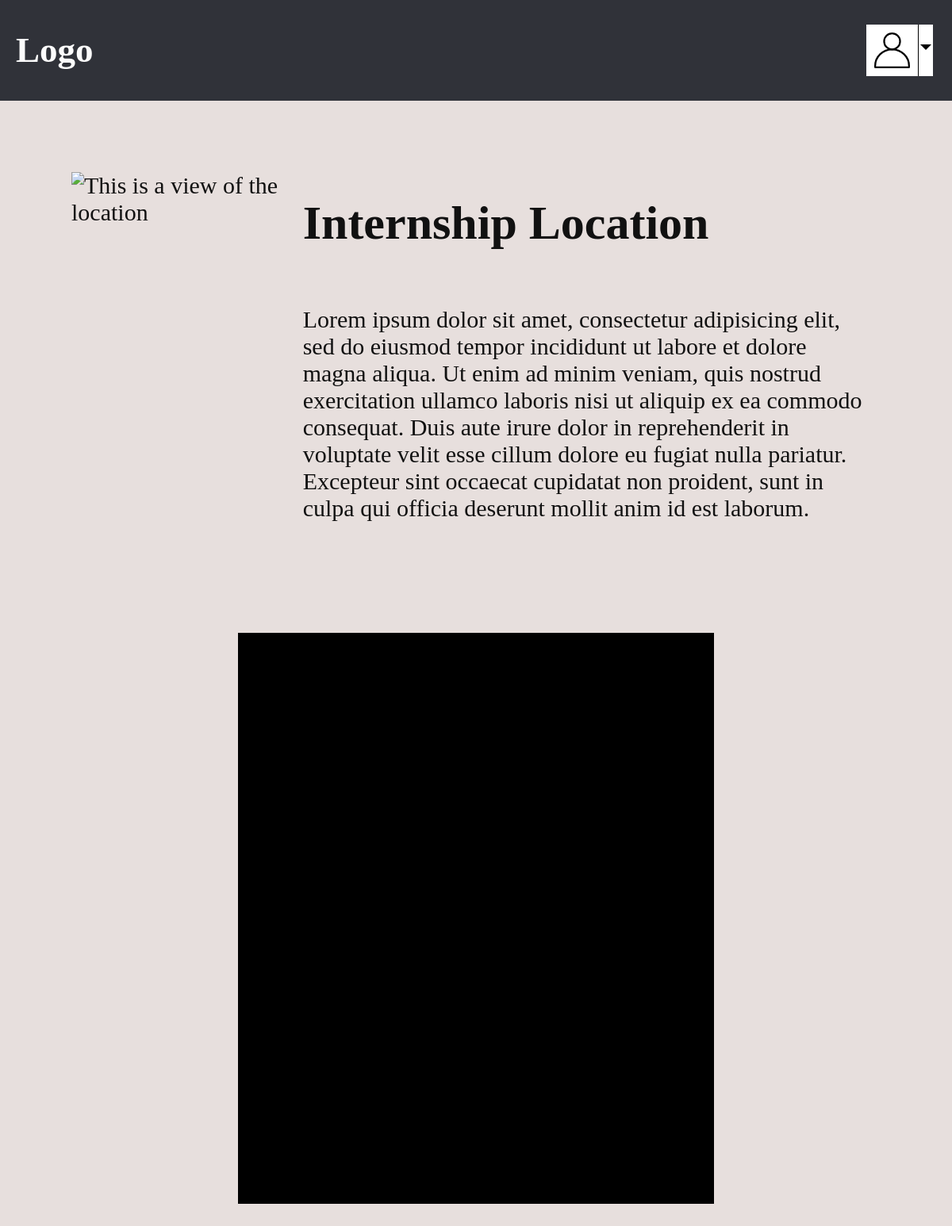
/location/1/ (signed in), run on the app's committed database.
### intern_management/models.py (models this page shows, shortened)
class InternshipLocationModel(models.Model):
    address = models.CharField(max_length=400)
    title = models.CharField(max_length=100)
    description = models.TextField()
    user = models.ManyToManyField(User)

### intern_management/views.py (the view)
# urls.py: path('location/<int:location_id>/', views.location_details, name='location_details')
def location_details(request, location_id=0):
    return render(request, 'intern_management/location.html', {
        "location": get_object_or_404(InternshipLocationModel, pk=location_id)
    })

### intern_management/templates/intern_management/location.html
{% extends "intern_management/base.html" %}
{% load static %}
{% block content %}
<div class="container_column">
    <div class="container_row">
        <img src="https://i.pinimg.com/originals/d7/10/91/d71091b4b4e7d89a3763395cdddd6d75.jpg" alt="This is a view of the location">
        <div class="container_description">
            <h1>{{ location.title }}</h1>
            <p> {{ location.description }} </p>
        </div>
    </div>
    <div class="container_column" style=" background: black; width: 50vw; height: 90vh; margin: 3em;">
    </div>
</div>
{% endblock content %}

### intern_management/templates/intern_management/base.html (shortened to what this page needs)
<!DOCTYPE html>
{% load static %}
<html lang="en" dir="ltr">
<head>
    <link rel="stylesheet" href="{% static 'intern_management/css/style.css' %}">
</head>
<body>
    <div class="banner">
        <h2 class="logo_large">Logo</h2>
        {% if user.is_authenticated %}
            <div class="account_button_container" id="account_button_container">
                <img src="{% static 'intern_management/images/user-icon.svg' %}" alt="User Account Image">
                <p class='account_icon_arrow'></p>
            </div>
        {% else %}
        <div class="container">
            <a href="{% url 'users:login' %}">login</a>
            <a href="{%url 'users:register' %}">register</a>
        </div>
        {% endif %}
    </div>
    {% block content %}
    {% endblock %}
</body>
</html>

### intern_management/static/intern_management/css/style.css (style rules this page uses)
html, body { margin: 0; padding: 0; background: #3e4049;; font-size: 2.5vmin; color: #fcfcfc; min-height: 100%; width: 100%; }
img { max-width: 50vw; max-height: 50vh; padding: 10px; margin: 0px; }
.banner { box-sizing: border-box; display: flex; flex-direction: row; justify-content: space-between; align-items: center; width: 100%; background: #303239; color: #fcfcfc; }
.logo_large { padding-left: 20px; }
.container_column { box-sizing: border-box; display: flex; flex-direction: column; align-items: center; width: 100%; background: #e7dfdd; color: #111111; padding: 2em; }
.container_row { display: flex; flex-direction: row; background: #e7dfdd; color: #111111; padding: 20px; }
.container_description { display: flex; flex-direction: column; width: 100%; padding: 0px 20px; box-sizing: border-box; }
.account_button_container { display: flex; flex-direction: row; position: relative; margin-right: 2vw; background: white; }
.account_button_container img { display: block; width: 1.5em; height: 1.5em; background-color: white; padding: 10px; border-radius: 3px 0px 0px 3px; border-right: 1px solid black; }
.account_icon_arrow { margin: 2px; border-style: solid; border-color: black transparent transparent transparent; border-width: 7px; align-self: center; }

### data on the page
InternshipLocationModel: title "Internship Location", description "Lorem ipsum dolor sit amet, consectetur adipisicing elit, sed do eiusmod tempor incididunt ut labore et dolore magna aliqua. Ut enim ad minim veniam, quis nostrud exercitation ullamco laboris nisi ut aliquip ex ea commodo consequat. Duis aute irure dolor in reprehenderit in voluptate velit esse cillum dolore eu fugiat nulla pariatur. Excepteur sint occaecat cupidatat non proident, sunt in culpa qui officia deserunt mollit anim id est laborum."
